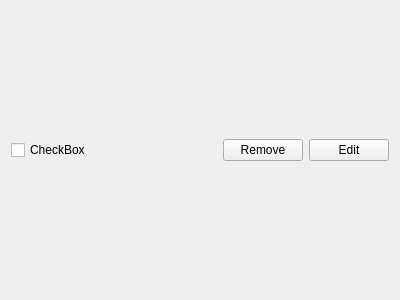
<?xml version="1.0" encoding="UTF-8"?>
<ui version="4.0">
 <class>Task</class>
 <widget class="QWidget" name="Task">
  <property name="geometry">
   <rect>
    <x>0</x>
    <y>0</y>
    <width>400</width>
    <height>300</height>
   </rect>
  </property>
  <property name="windowTitle">
   <string>Form</string>
  </property>
  <layout class="QHBoxLayout" name="horizontalLayout">
   <item>
    <widget class="QCheckBox" name="checkBox">
     <property name="text">
      <string>CheckBox</string>
     </property>
    </widget>
   </item>
   <item>
    <spacer name="horizontalSpacer">
     <property name="orientation">
      <enum>Qt::Horizontal</enum>
     </property>
     <property name="sizeHint" stdset="0">
      <size>
       <width>141</width>
       <height>20</height>
      </size>
     </property>
    </spacer>
   </item>
   <item>
    <widget class="QPushButton" name="removeButton">
     <property name="text">
      <string>Remove</string>
     </property>
    </widget>
   </item>
   <item>
    <widget class="QPushButton" name="editButton">
     <property name="text">
      <string>Edit</string>
     </property>
    </widget>
   </item>
  </layout>
 </widget>
 <resources/>
 <connections/>
</ui>
